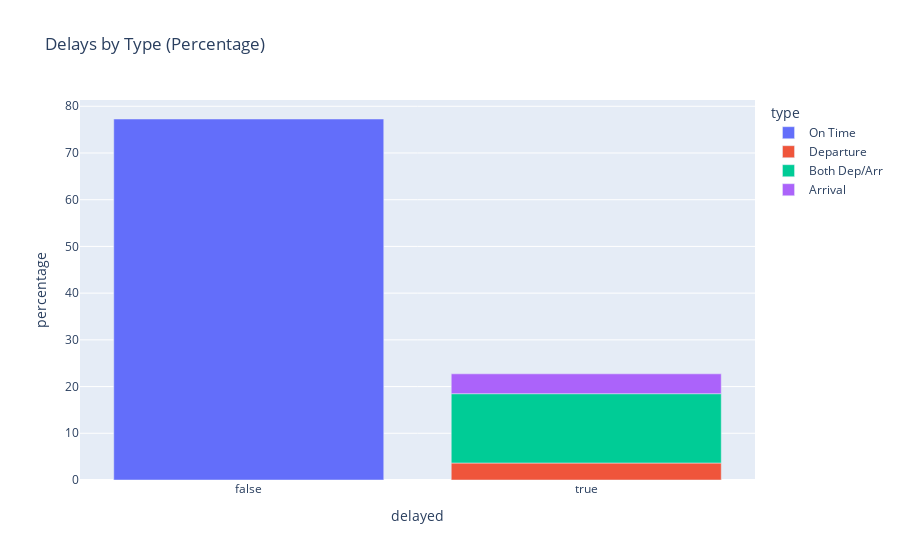

Here is the notebook cell this chart was saved with:
### Code cell
fig = px.bar(delays, x="delayed", y="percentage", color="type", title="Delays by Type (Percentage)")
fig.show()

### Figure 1 — Plotly figure (JSON) as saved in the notebook; plotly's stock layout.template omitted (floating-point values rounded to 4 significant figures)
{"data": [{"alignmentgroup": "True", "hovertemplate": "type=On Time<br>delayed=%{x}<br>percentage=%{y}<extra></extra>", "legendgroup": "On Time", "marker": {"color": "#636efa", "pattern": {"shape": ""}}, "name": "On Time", "offsetgroup": "On Time", "orientation": "v", "showlegend": true, "textposition": "auto", "type": "bar", "x": [false], "xaxis": "x", "y": [77.28], "yaxis": "y"}, {"alignmentgroup": "True", "hovertemplate": "type=Departure<br>delayed=%{x}<br>percentage=%{y}<extra></extra>", "legendgroup": "Departure", "marker": {"color": "#EF553B", "pattern": {"shape": ""}}, "name": "Departure", "offsetgroup": "Departure", "orientation": "v", "showlegend": true, "textposition": "auto", "type": "bar", "x": [true], "xaxis": "x", "y": [3.636], "yaxis": "y"}, {"alignmentgroup": "True", "hovertemplate": "type=Both Dep/Arr<br>delayed=%{x}<br>percentage=%{y}<extra></extra>", "legendgroup": "Both Dep/Arr", "marker": {"color": "#00cc96", "pattern": {"shape": ""}}, "name": "Both Dep/Arr", "offsetgroup": "Both Dep/Arr", "orientation": "v", "showlegend": true, "textposition": "auto", "type": "bar", "x": [true], "xaxis": "x", "y": [14.84], "yaxis": "y"}, {"alignmentgroup": "True", "hovertemplate": "type=Arrival<br>delayed=%{x}<br>percentage=%{y}<extra></extra>", "legendgroup": "Arrival", "marker": {"color": "#ab63fa", "pattern": {"shape": ""}}, "name": "Arrival", "offsetgroup": "Arrival", "orientation": "v", "showlegend": true, "textposition": "auto", "type": "bar", "x": [true], "xaxis": "x", "y": [4.249], "yaxis": "y"}], "layout": {"barmode": "relative", "legend": {"title": {"text": "type"}, "tracegroupgap": 0}, "title": {"text": "Delays by Type (Percentage)"}, "xaxis": {"anchor": "y", "domain": [0, 1], "title": {"text": "delayed"}}, "yaxis": {"anchor": "x", "domain": [0, 1], "title": {"text": "percentage"}}}}
